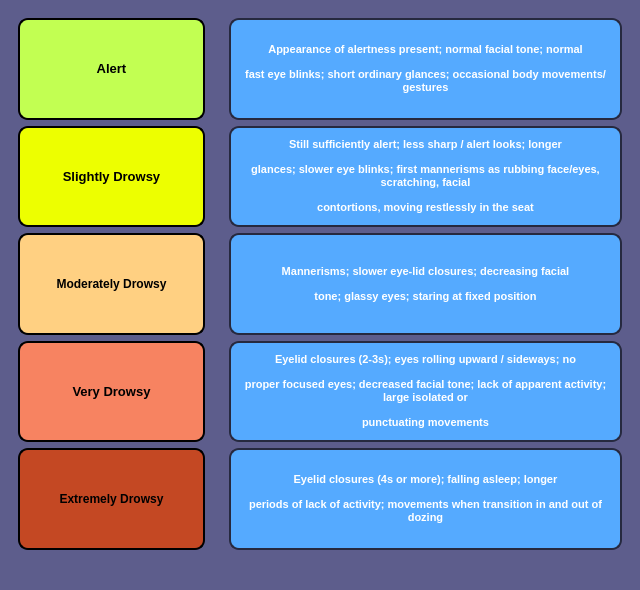
<?xml version="1.0" encoding="UTF-8"?>
<ui version="4.0">
 <class>MainWindow</class>
 <widget class="QMainWindow" name="MainWindow">
  <property name="geometry">
   <rect>
    <x>0</x>
    <y>0</y>
    <width>640</width>
    <height>590</height>
   </rect>
  </property>
  <property name="minimumSize">
   <size>
    <width>640</width>
    <height>570</height>
   </size>
  </property>
  <property name="windowTitle">
   <string>MainWindow</string>
  </property>
  <property name="styleSheet">
   <string notr="true">background-color: rgb(93, 93, 140)</string>
  </property>
  <widget class="QWidget" name="centralwidget">
   <layout class="QHBoxLayout" name="horizontalLayout" stretch="1,2">
    <item>
     <widget class="QWidget" name="widget" native="true">
      <layout class="QVBoxLayout" name="verticalLayout">
       <item>
        <widget class="QLabel" name="label">
         <property name="styleSheet">
          <string notr="true">border: 2px solid rgb(0, 0, 0); background-color:rgb(194, 255, 82);border-radius: 10px</string>
         </property>
         <property name="text">
          <string>&lt;html&gt;&lt;head/&gt;&lt;body&gt;&lt;p&gt;&lt;span style=&quot; font-size:10pt; font-weight:600;&quot;&gt;Alert&lt;/span&gt;&lt;/p&gt;&lt;/body&gt;&lt;/html&gt;</string>
         </property>
         <property name="alignment">
          <set>Qt::AlignCenter</set>
         </property>
        </widget>
       </item>
       <item>
        <widget class="QLabel" name="label_10">
         <property name="styleSheet">
          <string notr="true">background-color:rgb(237, 255, 0); border: 2px solid black; border-radius: 10px</string>
         </property>
         <property name="text">
          <string>&lt;html&gt;&lt;head/&gt;&lt;body&gt;&lt;p&gt;&lt;span style=&quot; font-size:10pt; font-weight:600;&quot;&gt;Slightly Drowsy&lt;/span&gt;&lt;/p&gt;&lt;/body&gt;&lt;/html&gt;</string>
         </property>
         <property name="alignment">
          <set>Qt::AlignCenter</set>
         </property>
        </widget>
       </item>
       <item>
        <widget class="QLabel" name="label_2">
         <property name="styleSheet">
          <string notr="true">background-color:rgb(255, 208, 130); border: 2px solid black; border-radius: 10px</string>
         </property>
         <property name="text">
          <string>&lt;html&gt;&lt;head/&gt;&lt;body&gt;&lt;p&gt;&lt;span style=&quot; font-size:9pt; font-weight:600;&quot;&gt;Moderately Drowsy&lt;/span&gt;&lt;/p&gt;&lt;/body&gt;&lt;/html&gt;</string>
         </property>
         <property name="alignment">
          <set>Qt::AlignCenter</set>
         </property>
        </widget>
       </item>
       <item>
        <widget class="QLabel" name="label_3">
         <property name="styleSheet">
          <string notr="true">background-color:rgb(247, 131, 97); border: 2px solid black; border-radius: 10px</string>
         </property>
         <property name="text">
          <string>&lt;html&gt;&lt;head/&gt;&lt;body&gt;&lt;p&gt;&lt;span style=&quot; font-size:10pt; font-weight:600;&quot;&gt;Very Drowsy&lt;/span&gt;&lt;/p&gt;&lt;/body&gt;&lt;/html&gt;</string>
         </property>
         <property name="alignment">
          <set>Qt::AlignCenter</set>
         </property>
        </widget>
       </item>
       <item>
        <widget class="QLabel" name="label_4">
         <property name="styleSheet">
          <string notr="true">background-color:rgb(196, 72, 35); border: 2px solid black; border-radius: 10px</string>
         </property>
         <property name="text">
          <string>&lt;html&gt;&lt;head/&gt;&lt;body&gt;&lt;p&gt;&lt;span style=&quot; font-size:9pt; font-weight:600;&quot;&gt;Extremely Drowsy&lt;/span&gt;&lt;/p&gt;&lt;/body&gt;&lt;/html&gt;</string>
         </property>
         <property name="alignment">
          <set>Qt::AlignCenter</set>
         </property>
        </widget>
       </item>
      </layout>
     </widget>
    </item>
    <item>
     <widget class="QWidget" name="widget_2" native="true">
      <layout class="QVBoxLayout" name="verticalLayout_2">
       <item>
        <widget class="QLabel" name="label_5">
         <property name="font">
          <font>
           <pointsize>8</pointsize>
           <weight>75</weight>
           <bold>true</bold>
          </font>
         </property>
         <property name="styleSheet">
          <string notr="true">background-color:rgb(85, 170, 255); border:2px solid rgb(38, 41, 63); border-radius: 10px</string>
         </property>
         <property name="text">
          <string>&lt;html&gt;&lt;head/&gt;&lt;body&gt;&lt;p&gt;&lt;span style=&quot; color:#ffffff;&quot;&gt;Appearance of alertness present; normal facial tone; normal&lt;/span&gt;&lt;/p&gt;&lt;p&gt;&lt;span style=&quot; color:#ffffff;&quot;&gt;fast eye blinks; short ordinary glances; occasional body movements/gestures&lt;/span&gt;&lt;/p&gt;&lt;/body&gt;&lt;/html&gt;</string>
         </property>
         <property name="alignment">
          <set>Qt::AlignCenter</set>
         </property>
         <property name="wordWrap">
          <bool>true</bool>
         </property>
        </widget>
       </item>
       <item>
        <widget class="QLabel" name="label_6">
         <property name="font">
          <font>
           <pointsize>8</pointsize>
           <weight>75</weight>
           <bold>true</bold>
          </font>
         </property>
         <property name="styleSheet">
          <string notr="true">background-color:rgb(85, 170, 255); border:2px solid rgb(38, 41, 63); border-radius: 10px</string>
         </property>
         <property name="text">
          <string>&lt;html&gt;&lt;head/&gt;&lt;body&gt;&lt;p align=&quot;center&quot;&gt;&lt;span style=&quot; color:#ffffff;&quot;&gt;Still sufficiently alert; less sharp / alert looks; longer&lt;/span&gt;&lt;/p&gt;&lt;p align=&quot;center&quot;&gt;&lt;span style=&quot; color:#ffffff;&quot;&gt;glances; slower eye blinks; first mannerisms as rubbing face/eyes, scratching, facial&lt;/span&gt;&lt;/p&gt;&lt;p align=&quot;center&quot;&gt;&lt;span style=&quot; color:#ffffff;&quot;&gt;contortions, moving restlessly in the seat&lt;/span&gt;&lt;/p&gt;&lt;/body&gt;&lt;/html&gt;</string>
         </property>
         <property name="alignment">
          <set>Qt::AlignCenter</set>
         </property>
         <property name="wordWrap">
          <bool>true</bool>
         </property>
        </widget>
       </item>
       <item>
        <widget class="QLabel" name="label_7">
         <property name="font">
          <font>
           <pointsize>8</pointsize>
           <weight>75</weight>
           <bold>true</bold>
          </font>
         </property>
         <property name="styleSheet">
          <string notr="true">background-color:rgb(85, 170, 255); border:2px solid rgb(38, 41, 63); border-radius: 10px</string>
         </property>
         <property name="text">
          <string>&lt;html&gt;&lt;head/&gt;&lt;body&gt;&lt;p&gt;&lt;span style=&quot; color:#ffffff;&quot;&gt;Mannerisms; slower eye-lid closures; decreasing facial&lt;/span&gt;&lt;/p&gt;&lt;p&gt;&lt;span style=&quot; color:#ffffff;&quot;&gt;tone; glassy eyes; staring at fixed position&lt;/span&gt;&lt;/p&gt;&lt;/body&gt;&lt;/html&gt;</string>
         </property>
         <property name="alignment">
          <set>Qt::AlignCenter</set>
         </property>
         <property name="wordWrap">
          <bool>true</bool>
         </property>
        </widget>
       </item>
       <item>
        <widget class="QLabel" name="label_8">
         <property name="font">
          <font>
           <pointsize>8</pointsize>
           <weight>75</weight>
           <bold>true</bold>
          </font>
         </property>
         <property name="styleSheet">
          <string notr="true">background-color:rgb(85, 170, 255); border:2px solid rgb(38, 41, 63); border-radius: 10px</string>
         </property>
         <property name="text">
          <string>&lt;html&gt;&lt;head/&gt;&lt;body&gt;&lt;p&gt;&lt;span style=&quot; color:#ffffff;&quot;&gt;Eyelid closures (2-3s); eyes rolling upward / sideways; no&lt;/span&gt;&lt;/p&gt;&lt;p&gt;&lt;span style=&quot; color:#ffffff;&quot;&gt;proper focused eyes; decreased facial tone; lack of apparent activity; large isolated or&lt;/span&gt;&lt;/p&gt;&lt;p&gt;&lt;span style=&quot; color:#ffffff;&quot;&gt;punctuating movements&lt;/span&gt;&lt;/p&gt;&lt;/body&gt;&lt;/html&gt;</string>
         </property>
         <property name="alignment">
          <set>Qt::AlignCenter</set>
         </property>
         <property name="wordWrap">
          <bool>true</bool>
         </property>
        </widget>
       </item>
       <item>
        <widget class="QLabel" name="label_9">
         <property name="font">
          <font>
           <pointsize>8</pointsize>
          </font>
         </property>
         <property name="styleSheet">
          <string notr="true">background-color:rgb(85, 170, 255); border:2px solid rgb(38, 41, 63); border-radius: 10px</string>
         </property>
         <property name="text">
          <string>&lt;html&gt;&lt;head/&gt;&lt;body&gt;&lt;p&gt;&lt;span style=&quot; font-weight:600; color:#ffffff;&quot;&gt;Eyelid closures (4s or more); falling asleep; longer&lt;/span&gt;&lt;/p&gt;&lt;p&gt;&lt;span style=&quot; font-weight:600; color:#ffffff;&quot;&gt;periods of lack of activity; movements when transition in and out of dozing&lt;/span&gt;&lt;/p&gt;&lt;/body&gt;&lt;/html&gt;</string>
         </property>
         <property name="alignment">
          <set>Qt::AlignCenter</set>
         </property>
         <property name="wordWrap">
          <bool>true</bool>
         </property>
        </widget>
       </item>
      </layout>
     </widget>
    </item>
   </layout>
  </widget>
  <widget class="QStatusBar" name="statusbar"/>
 </widget>
 <resources/>
 <connections/>
</ui>
